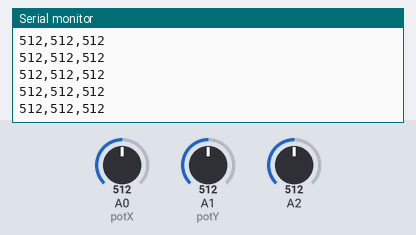
The sketch below on a simulated Arduino Uno, built with avr-gcc and run on an emulated ATmega328P. On the bench: the last lines printed to the serial monitor. The inputs (shaded band) are chosen by the test bench; at power-on: A0 (potX) = 512, A1 (potY) = 512, A2 = 512.

Above: at 1.2 s.
1.3 s: A0 (potX) set to 105
At 2.4 s:
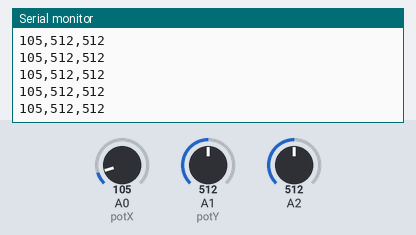
2.8 s: A0 (potX) set to 92
At 3.8 s:
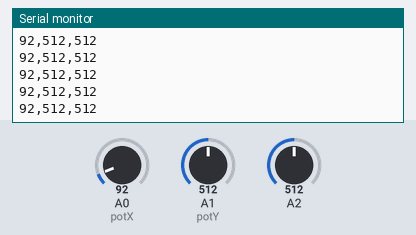
Timing chart, 0 to 5.8 s (numbered marks = the images above; inputs shaded):
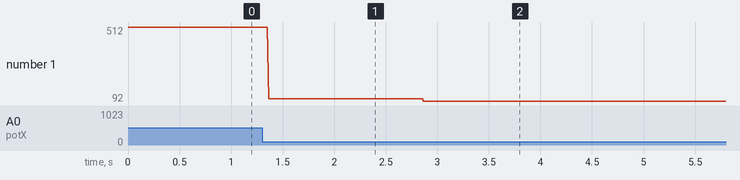

Measured:
- after the input at 1.3 s, the serial monitor: prints a new line after 0.07 s (image 1)
- after the input at 2.8 s, the serial monitor: prints a new line after 0.07 s (image 2)
- plotted number 1: 512 → 105 after the input at 1.3 s, 105 → 92 after the input at 2.8 s

The sketch:

sketch_sep8a.ino
```cpp
int potX = A0;
int potY = A1;
int potZ = 2;


int xVal = 0;
int yVal = 0;
int zVal = 0;

int dt = 10;

void setup() {
 Serial.begin(9600);
 pinMode(potX , INPUT);
 pinMode(potY , INPUT);
 pinMode(potZ , INPUT);
 digitalWrite(potZ , HIGH);
}

void loop() {
xVal = analogRead(potX);
yVal = analogRead(potY);
zVal = analogRead(potZ);

Serial.print(xVal);
Serial.print(",");
Serial.print(yVal);
Serial.print(",");
Serial.println(zVal);
delay(dt);

}
```
